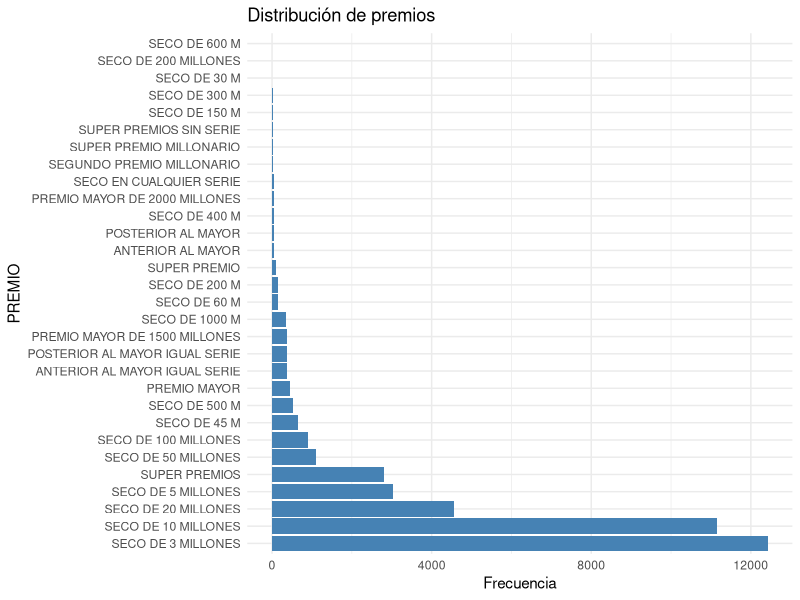
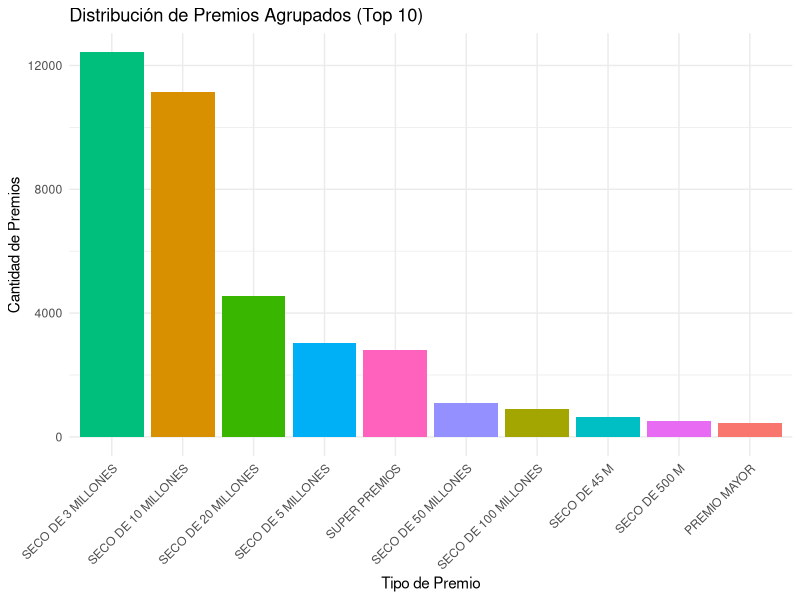
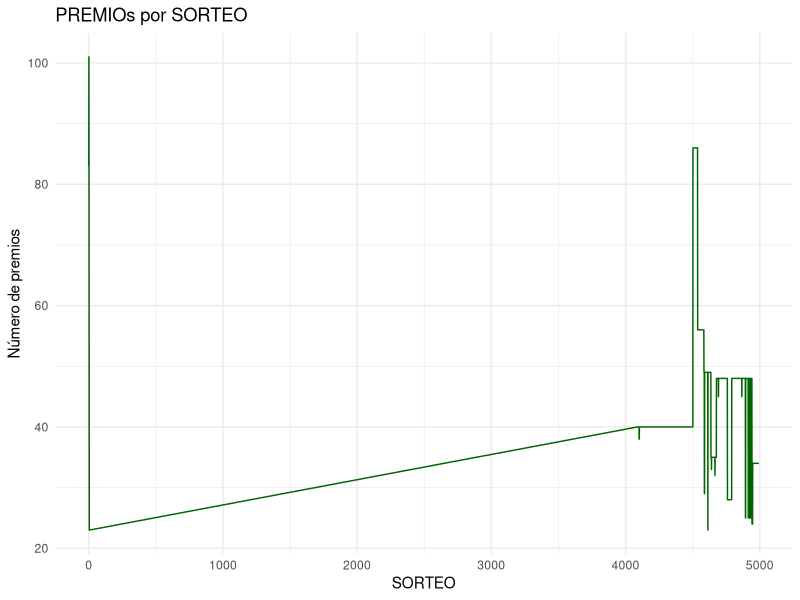
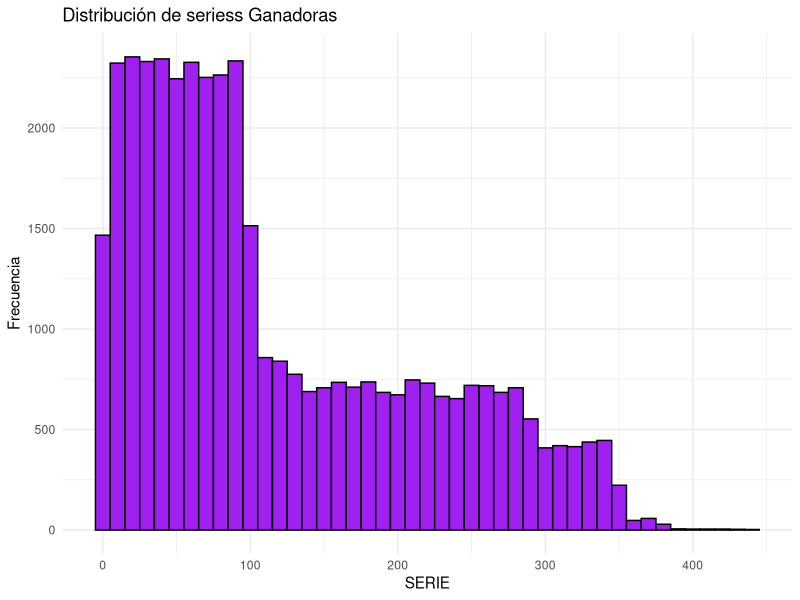

Reproduce these figures in R, in order.
## ---- chunk 1
options(repos = c(CRAN = "https://cran.rstudio.com"))
knitr::opts_chunk$set(echo = TRUE)
## ---- chunk 2
# Instalar paquetes necesarios (si no están instalados)
if (!require(tidyverse)) install.packages("tidyverse")
if (!require(ggplot2)) install.packages("ggplot2")
if (!require(dplyr)) install.packages("dplyr")

# Cargar librerías
library(tidyverse)
library(ggplot2)
library(dplyr)
## ---- chunk 3

lottery_csv <- read_csv("./resultados_por_sorteo_loteria_santander_20241127.csv")


lottery_csv <- lottery_csv %>%
  mutate(
    PREMIO = str_to_upper(PREMIO),
    PREMIO = case_when(
      PREMIO %in% c("PREMIO SECO DE 3 MILLONES", "SECOS DE 3 MILLONES") ~ "SECO DE 3 MILLONES",
      PREMIO %in% c("SECO DE 5 M", "SECO DE 5 MILLONES") ~ "SECO DE 5 MILLONES",
      PREMIO %in% c("SECO DE 10 M", "SECO DE 10 MILLONES", "PREMIO SECO DE 10 MILLONES") ~ "SECO DE 10 MILLONES",
      PREMIO %in% c("SECO DE 20 M", "PREMIO SECO DE 20 MILLONES", "SECO DE 20 MILLONES") ~ "SECO DE 20 MILLONES",
      PREMIO %in% c("SECO DE 50 M", "SECO DE 50 MILLONES") ~ "SECO DE 50 MILLONES",
      PREMIO %in% c("SECO DE 100 M", "SECO DE 100 MILLONES", "PREMIO SECO DE 100 MILLONES") ~ "SECO DE 100 MILLONES",
      
      TRUE ~ PREMIO
    ),
    NUMERO = as.numeric(NUMERO)
  )

categorias_agrupadas <- lottery_csv %>%
  count(PREMIO) %>%
  arrange(desc(n))
## ---- chunk 4

premios_frecuencia <- lottery_csv %>% group_by(PREMIO) %>% summarise(count = n())

ggplot(premios_frecuencia, aes(x = reorder(PREMIO, -count), y = count)) +
  geom_bar(stat = "identity", fill = "steelblue") +
  coord_flip() +
  labs(title = "Distribución de premios", x = "PREMIO", y = "Frecuencia") +
  theme_minimal()

## ---- chunk 5

lottery_csv %>%
  count(PREMIO) %>%
  arrange(desc(n)) %>%
  slice(1:10) %>%
  ggplot(aes(x = reorder(PREMIO, -n), y = n, fill = PREMIO)) +
  geom_bar(stat = "identity") +
  labs(
    title = "Distribución de Premios Agrupados (Top 10)",
    x = "Tipo de Premio",
    y = "Cantidad de Premios"
  ) +
  theme_minimal() +
  theme(
    axis.text.x = element_text(angle = 45, hjust = 1),
    legend.position = "none"
  )

## ---- chunk 6

sorteos_frecuencia <- lottery_csv %>% group_by(SORTEO) %>% summarise(count = n())

ggplot(sorteos_frecuencia, aes(x = SORTEO, y = count)) +
  geom_line(color = "darkgreen") +
  labs(title = "PREMIOs por SORTEO", x = "SORTEO", y = "Número de premios") +
  theme_minimal()
## ---- chunk 7

ggplot(lottery_csv, aes(x = SERIE)) +
  geom_histogram(binwidth = 10, fill = "purple", color = "black") +
  labs(title = "Distribución de seriess Ganadoras", x = "SERIE", y = "Frecuencia") +
  theme_minimal()
